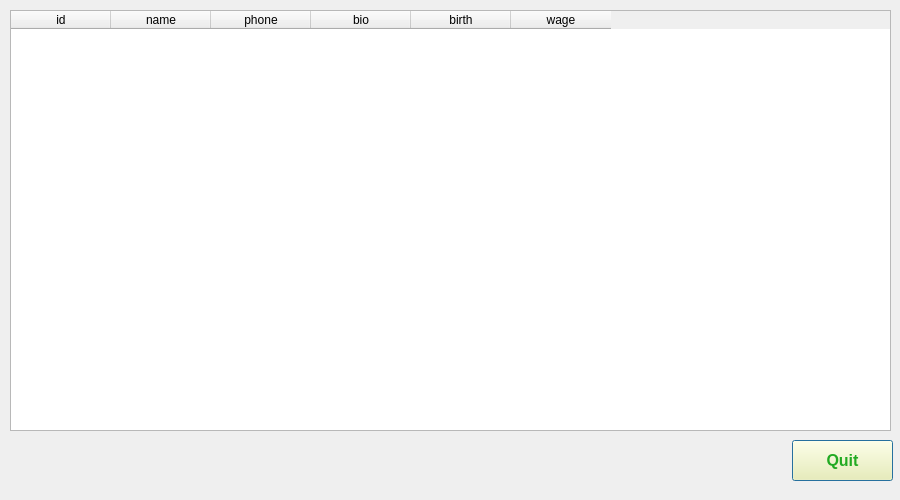
<?xml version="1.0" encoding="UTF-8"?>
<ui version="4.0">
 <class>Dialog</class>
 <widget class="QDialog" name="Dialog">
  <property name="geometry">
   <rect>
    <x>0</x>
    <y>0</y>
    <width>900</width>
    <height>500</height>
   </rect>
  </property>
  <property name="windowTitle">
   <string>DB housestaff</string>
  </property>
  <widget class="QTableWidget" name="tableWidget">
   <property name="geometry">
    <rect>
     <x>10</x>
     <y>10</y>
     <width>881</width>
     <height>421</height>
    </rect>
   </property>
   <column>
    <property name="text">
     <string>id</string>
    </property>
   </column>
   <column>
    <property name="text">
     <string>name</string>
    </property>
   </column>
   <column>
    <property name="text">
     <string>phone</string>
    </property>
   </column>
   <column>
    <property name="text">
     <string>bio</string>
    </property>
   </column>
   <column>
    <property name="text">
     <string>birth</string>
    </property>
   </column>
   <column>
    <property name="text">
     <string>wage</string>
    </property>
   </column>
  </widget>
  <widget class="QPushButton" name="btn">
   <property name="geometry">
    <rect>
     <x>792</x>
     <y>440</y>
     <width>101</width>
     <height>41</height>
    </rect>
   </property>
   <property name="font">
    <font>
     <pointsize>12</pointsize>
     <weight>75</weight>
     <bold>true</bold>
    </font>
   </property>
   <property name="styleSheet">
    <string notr="true">color: rgb(34, 170, 34);
background-color: rgb(255, 249, 165);</string>
   </property>
   <property name="text">
    <string>Quit</string>
   </property>
  </widget>
 </widget>
 <resources/>
 <connections/>
</ui>
